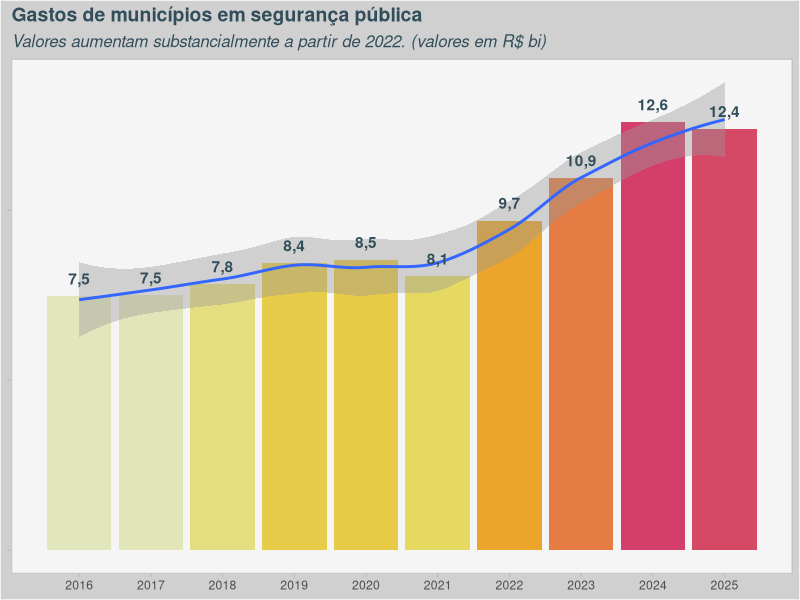
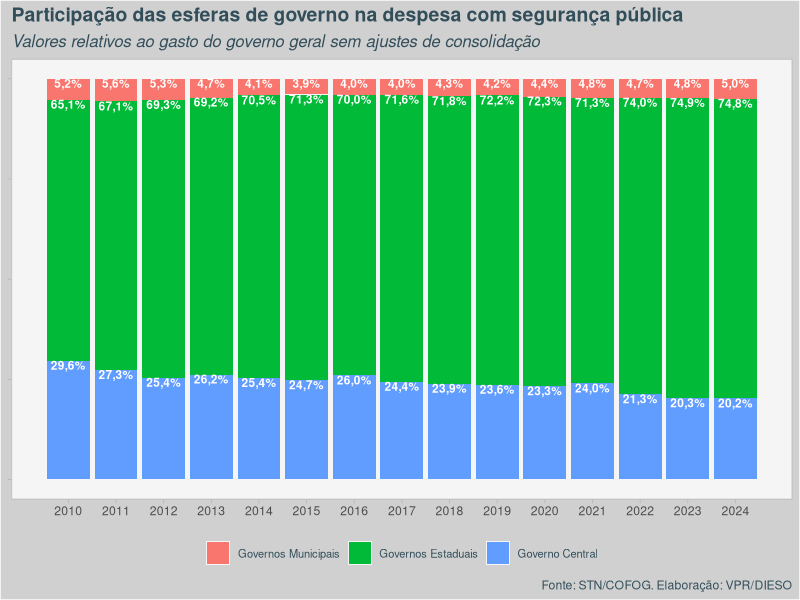

Write R code to recreate these figures, in order.
## ---- chunk 1
knitr::opts_chunk$set(echo = FALSE, warning = FALSE, message = FALSE)

library(tidyverse)
library(colorspace)


#Matéria sobre gastos com segurança pública pelos municípios
#https://cnm.org.br/comunicacao/noticias/gastos-dos-municipios-com-seguranca-cresceram-66-na-ultima-decada-revela-estudo-da-cnm

#gráfico usando dados da matéria:

dados_2016_2025<- tibble(exercicio = 2016:2025, valor=c(7.47, 7.5, 7.83, 8.45, 8.54,  8.06, 9.7, 10.95, 12.6, 12.4))

#Esse dado abaixo foi gerado a partir de tratamento do dados disponibilizado no tesouro transparente. Vide projeto COFOG_VPR
despesa_governo_tidy <- read_csv("despesa_governo_tidy.csv")

theme_vpr<- function(paleta_cores){
  
  theme_light() +
    theme(
      panel.background = element_rect(fill= paleta_cores$cor_fundo_painel),
      panel.grid = element_blank(),
      legend.position = "right",
      legend.background = element_rect(fill= paleta_cores$cor_fundo, color = paleta_cores$cor_fundo),
      legend.title = element_blank(),
      legend.text = element_text(size = 8),
      plot.background = element_rect(fill =paleta_cores$cor_fundo ),
      plot.title = element_text(size = 14, face = "bold"),
      plot.subtitle = element_text(size = 12, face = "italic"),
      text = element_text( colour = paleta_cores$cor_texto),
      strip.background = element_rect(fill = paleta_cores$cor_fundo  ),
      strip.text = element_text(size= 8, face ="bold", color = paleta_cores$cor_texto)
    )  
  
  
}


paleta_cores<- list(  cor_fundo= "#D0D0D0", # "#E0E0E0", # # "#F8F8F8",
                      
                      cor_fundo_painel = "#F5F5F5",
                      
                      cor_fundo_estados = "#696969",
                      
                      cor_fundo_mapa_pontos = "#2B2B2B", #"#505050"
                      
                      cor_texto = "#324e5a"
)

## ---- chunk 2

dados_2016_2025  %>%
  ggplot(aes(x= exercicio, y= valor)) +
  geom_col(aes(fill = valor), show.legend = FALSE) +
  geom_smooth() +
  geom_text(aes(label = scales::number(valor, accuracy = 0.1, decimal.mark = ",")),
            vjust =-1,
            color =paleta_cores$cor_texto,
            fontface = "bold") +
  scale_fill_continuous_sequential(palette = "Heat 2") +
  scale_x_continuous(breaks = 2016:2025) +
  theme_vpr(paleta_cores = paleta_cores) +
  theme(
    axis.text.y= element_blank(),
    axis.title = element_blank()
  ) +
  labs(
    title = "Gastos de municípios em segurança pública",
    subtitle = "Valores aumentam substancialmente a partir de 2022. (valores em R$ bi)"
  )

## ---- chunk 3

dados_base_seguranca<-
  despesa_governo_tidy %>%
  filter(tipo_despesa == "Ordem pública e segurança")

dados_total_seguranca<-
  dados_base_seguranca %>%
  filter(!esfera_governo %in% c("Governo Geral", "Coluna de Consolidação") ) %>%
  summarise(total_seguranca_ano = sum(valor_despesa),
            .by = ano)

dados_grafico_seguranca<-
  dados_base_seguranca %>%
  filter(!esfera_governo %in% c("Governo Geral", "Coluna de Consolidação") ) %>%
  inner_join(dados_total_seguranca) %>%
  mutate(participacao = valor_despesa/total_seguranca_ano) %>%
  mutate(esfera_governo = factor(esfera_governo, levels = c("Governos Municipais", "Governos Estaduais","Governo Central"  )))


dados_grafico_seguranca %>%
  ggplot(aes(x=ano, y=participacao) ) +
  geom_col(aes(fill= esfera_governo)) +
  geom_text(aes(label = scales::percent(participacao, accuracy = 0.1, decimal.mark = ",")),
            size = 3,
            position =  "stack",
            vjust= 1,
            color= "white",
            fontface = "bold") +
  scale_x_continuous(breaks = 2010:2024) +
  theme_vpr(paleta_cores = paleta_cores) +
  theme(
    legend.position = "bottom",
    axis.title = element_blank(),
    axis.text.y = element_blank()
  ) +
  labs(
    title = "Participação das esferas de governo na despesa com segurança pública",
    subtitle = "Valores relativos ao gasto do governo geral sem ajustes de consolidação",
    caption = "Fonte: STN/COFOG. Elaboração: VPR/DIESO"
  )

## ---- chunk 4
